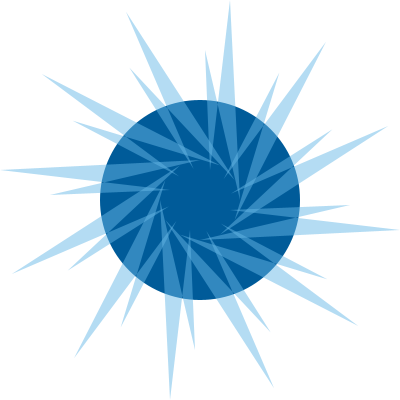
Frame 1 (no input)
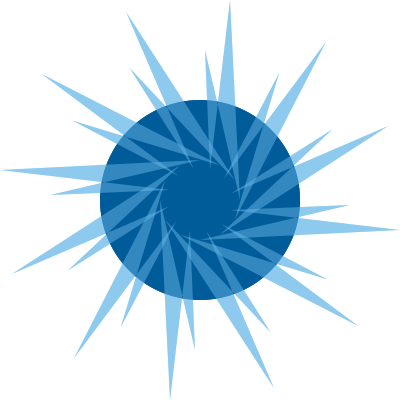
Frame 2 (the mouse pressed at the canvas centre, redrawn once)

The Processing sketch that drew these frames (run headless with seeded random() and noise(); the mouse was pressed at the canvas centre and the sketch redrawn once):

// Processing sketch: processing_84794
// ── processing_84794.pde

void setup()
{
  size(400,400);
  background(255);
}

void draw()
{
  noStroke();
  fill(0,91,153);
  ellipse(200,200,200,200);
  
  fill(102,183,230,125);
  translate(width/2, height/2);
for (int i=0;i<360;i+=30){
rotate(radians(30));
quad(30, 10, 150, 5, 0, 40, 200, 30);}
  
  noLoop();
}
